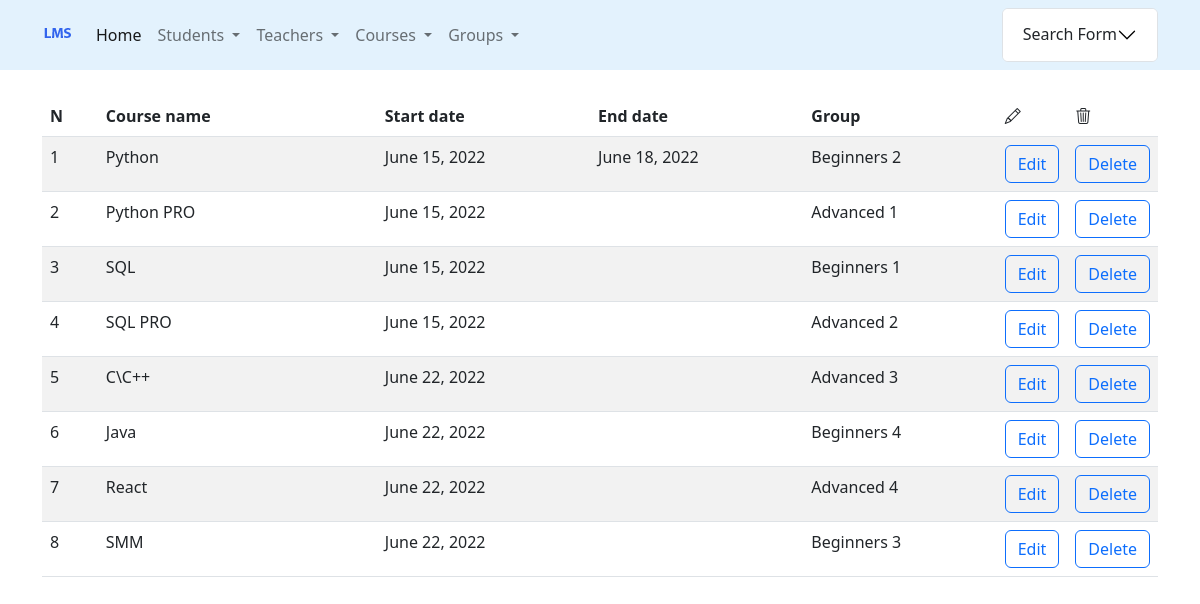
Before: /courses/ with the older database file.
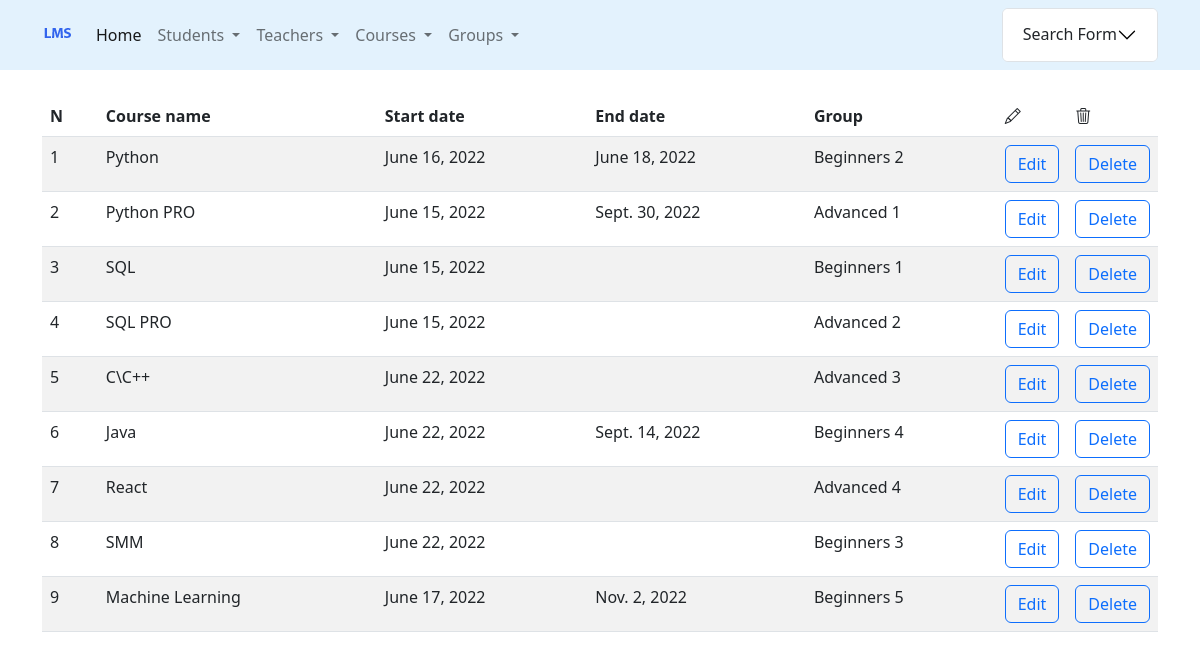
After: the same page with the newer database file.
### courses/models.py (models this page shows, shortened)
class Course(GroupModel):
    group = models.OneToOneField(
        'groups.Group',
        on_delete=models.SET_NULL,
        null=True,
        blank=True,
        related_name='course_of_group'
    )
    teachers = models.ManyToManyField(
        to=Teacher,
        null=True,
        blank=True,
        related_name='courses'
    )
    class Meta:
        verbose_name = 'course'
        verbose_name_plural = 'courses'
        db_table = 'courses'

### groups/models.py (models this page shows)
class Group(GroupModel):
    headman = models.OneToOneField(
        'students.Student',
        on_delete=models.SET_NULL,
        null=True,
        blank=True,
        related_name='headman_group'
    )
    headteacher = models.OneToOneField(
        'teachers.Teacher',
        on_delete=models.SET_NULL,
        null=True,
        blank=True,
        related_name='headteacher_group'
    )
    class Meta:
        verbose_name = 'group'
        verbose_name_plural = 'groups'
        db_table = 'groups'
    def __str__(self):
        return f'{self.group_name}'

### courses/views.py (the view)
# urls.py: path('', ListCoursesView.as_view(), name='list'),                             # Read
class ListCoursesView(ListView):
    model = Course
    template_name = 'courses/list.html'
    def get_queryset(self):
        courses_filter = CourseFilterForm(
            data=self.request.GET,
            queryset=self.model.objects.all()
        )
        return courses_filter

### courses/templates/courses/list.html (shortened to what this page needs)
{% extends 'base.html' %}
{% block content %}
    <br>
      <table class="table table-striped">
    <thead>
        <tr>
            <th style="width: 5%">N</th>
            <th style="width: 25%">Course name</th>
            <th>Start date</th>
            <th>End date</th>
            <th>Group</th>
            <th style="width: 5%"><i class="bi bi-pencil"></i></th>
            <th style="width: 5%"><i class="bi bi-trash3"></i></th>
        </tr>
    </thead>
    {% for course in object_list.qs %}
            <tr>
            <td>{{ forloop.counter }}</td>
            <td>{{ course.group_name }}</td>
            <td>{{ course.start_date }}</td>
            <td>{% if course.end_date %}{{ course.end_date }}{% endif %}</td>
            <td>{{ course.group }}</td>
            <td><a class="btn btn-outline-primary" href="{% url 'courses:update' course.pk %}">Edit</a></td>
            <td><a class="btn btn-outline-primary" href="{% url 'courses:delete' course.pk %}">Delete</a></td>
        </tr>
    {% endfor %}
          </table>
{% endblock %}

### templates/base.html (shortened to what this page needs)
<!doctype html>
{% load static %}
<html lang="en">
  <head>
    <link href="https://cdn.jsdelivr.net/npm/bootstrap@5.2.0-beta1/dist/css/bootstrap.min.css"
          rel="stylesheet"
>
  <link rel="stylesheet" href="https://cdn.jsdelivr.net/npm/bootstrap-icons@1.8.3/font/bootstrap-icons.css">
  </head>
  <body>
  {% include 'includes/menu.html' %}
  <br>
  <div class="container mt-5 pb-5 ">
      {% block content %}{% endblock %}
  </div>
  </body>
</html>

### templates/includes/menu.html (shortened to what this page needs)
{% load static %}
<nav class="navbar fixed-top navbar-expand-lg mb-3" style="background-color: #e3f2fd;">
  <div class="container">
    <a class="navbar-brand" href="#">
      <img src="{% static 'img/logo.png' %}" alt="" width="30" height="24" class="d-inline-block align-text-top">
    </a>
    <div class="collapse navbar-collapse" id="navbarSupportedContent">
      <ul class="navbar-nav me-auto mb-2 mb-lg-0">
         <li class="nav-item">
          <a class="nav-link active" aria-current="page" href="/">Home</a>
        </li>
        <li class="nav-item dropdown">
          <a class="nav-link dropdown-toggle" href="#" id="navbarDropdown" role="button" data-bs-toggle="dropdown" aria-expanded="false">
            Students
          </a>
        </li>
          <li class="nav-item dropdown">
          <a class="nav-link dropdown-toggle" href="#" id="navbarDropdown" role="button" data-bs-toggle="dropdown" aria-expanded="false">
            Teachers
          </a>
              </li>
          <li class="nav-item dropdown">
          <a class="nav-link dropdown-toggle" href="#" id="navbarDropdown" role="button" data-bs-toggle="dropdown" aria-expanded="false">
            Courses
          </a>
        </li>
          <li class="nav-item dropdown">
          <a class="nav-link dropdown-toggle" href="#" id="navbarDropdown" role="button" data-bs-toggle="dropdown" aria-expanded="false">
            Groups
          </a>
        </li>
      </ul>
        {% url 'students:list' as my_view %}
        {% url 'teachers:list' as my_view %}
        {% url 'groups:list' as my_view %}
        {% url 'courses:list' as my_view %}
        {% if request.path == my_view %}
            {% include 'courses/search.html' %}
        {% endif %}
    </div>
  </div>
</nav>

### courses/templates/courses/search.html (shortened to what this page needs)
{% load crispy_forms_filters %}
<div class="accordion" id="accordionExample">
  <div class="accordion-item">
    <h2 class="accordion-header" id="headingOne">
      <button class="accordion-button collapsed" type="button" data-bs-toggle="collapse" data-bs-target="#collapseOne" aria-expanded="true" aria-controls="collapseOne">
        Search Form
      </button>
    </h2>
    </div>
  </div>

Changed rows visible on the page:
changed Course "Python": start_date "June 15, 2022" → "June 16, 2022"
changed Course "Python PRO": end_date (not shown) → "Sept. 30, 2022"
changed Course "Java": end_date (not shown) → "Sept. 14, 2022"
added Course: group_name "Machine Learning", start_date "June 17, 2022", end_date "Nov. 2, 2022", group "Beginners 5"
